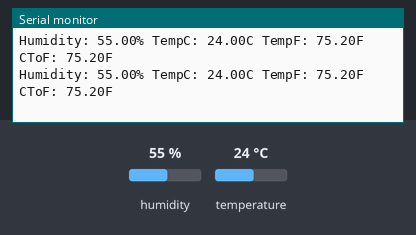
This sketch was run on a simulated Arduino Uno, built with avr-gcc and run on an emulated ATmega328P. Shown: the last lines printed to the serial monitor. The test bench sets the inputs (shaded band); at power-on: humidity 55 %, temperature 24 °C.

Above: at 2.8 s.
2.9 s: humidity set to 22 %
At 5.5 s:
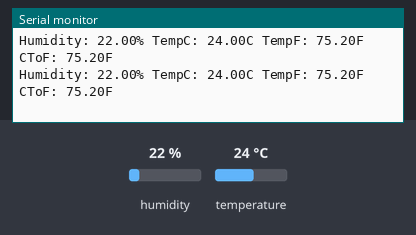
5.6 s: temperature set to 12 °C
At 6.9 s:
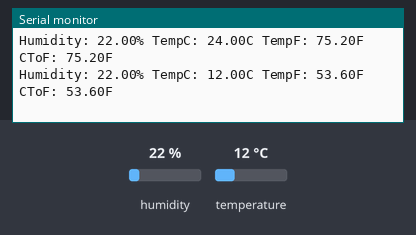
8.3 s: humidity set to 40 %
At 9.7 s:
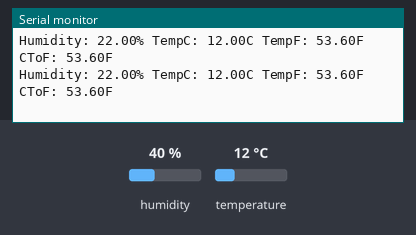
Timing chart, 0 to 11.3 s (numbered marks = the images above; inputs shaded):
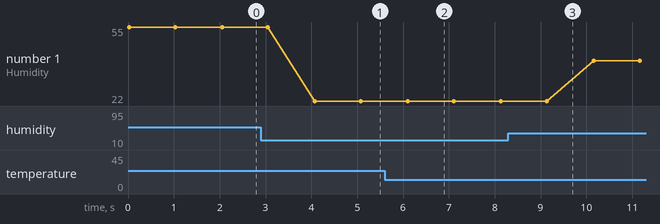

Measured:
- after the input at 2.9 s, the serial monitor: prints a new line after 1.2 s (image 1)
- after the input at 5.6 s, the serial monitor: prints a new line after 0.51 s (image 2)
- plotted number 1: 55 → 22 after the input at 2.9 s, 22 → 40 after the input at 8.3 s

The sketch:

humidity_temperature_sensor.ino
```cpp
#include<DHT.h>
#define Type DHT11
#define sensorPin 8

DHT dht(sensorPin, Type);

void setup()
{
 dht.begin();
 Serial.begin(9600);
}

void loop()
{
  float humidity = dht.readHumidity();
  float tempC = dht.readTemperature();
  float tempF = dht.readTemperature(true);
  float cToF = dht.convertCtoF(tempC);

  Serial.print("Humidity: ");
  Serial.print(humidity);
  Serial.print("% ");

  Serial.print("TempC: ");
  Serial.print(tempC);
  Serial.print("C ");


  Serial.print("TempF: ");
  Serial.print(tempF);
  Serial.print("F ");


  Serial.print("CToF: ");
  Serial.print(cToF);
  Serial.println("F ");

 delay(1000);


}
```
